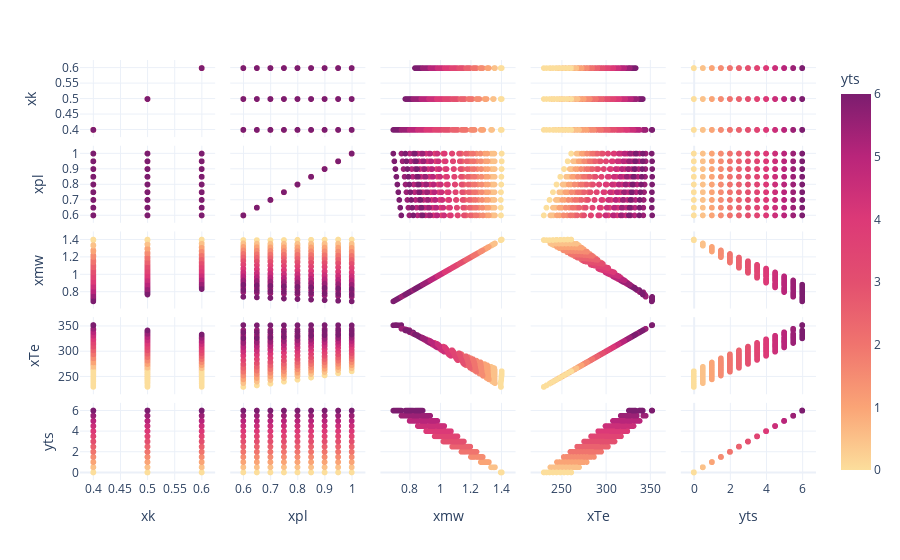

The cell this chart's notebook holds for it:
### Code cell
p = px.scatter_matrix(df, color = "yts", color_continuous_scale="Sunsetdark")
p.update_layout(template="plotly_white")

### Figure 1 — Plotly figure (JSON) as saved in the notebook; plotly's stock layout.template omitted (floating-point values rounded to 4 significant figures; data arrays with more than 128 entries replaced by an {"elided": "..."} marker saying what was removed)
{"data": [{"dimensions": [{"axis": {"matches": true}, "label": "xk", "values": {"elided": "351 float values"}}, {"axis": {"matches": true}, "label": "xpl", "values": {"elided": "351 float values"}}, {"axis": {"matches": true}, "label": "xmw", "values": {"elided": "351 float values"}}, {"axis": {"matches": true}, "label": "xTe", "values": {"elided": "351 float values"}}, {"axis": {"matches": true}, "label": "yts", "values": {"elided": "351 float values"}}], "hovertemplate": "%{xaxis.title.text}=%{x}<br>%{yaxis.title.text}=%{y}<br>yts=%{marker.color}<extra></extra>", "legendgroup": "", "marker": {"color": {"elided": "351 float values"}, "coloraxis": "coloraxis", "symbol": "circle"}, "name": "", "showlegend": false, "type": "splom"}], "layout": {"coloraxis": {"colorbar": {"title": {"text": "yts"}}, "colorscale": [[0, "rgb(252, 222, 156)"], [0.1667, "rgb(250, 164, 118)"], [0.3333, "rgb(240, 116, 110)"], [0.5, "rgb(227, 79, 111)"], [0.6667, "rgb(220, 57, 119)"], [0.8333, "rgb(185, 37, 122)"], [1, "rgb(124, 29, 111)"]]}, "dragmode": "select", "legend": {"tracegroupgap": 0}, "margin": {"t": 60}}}
